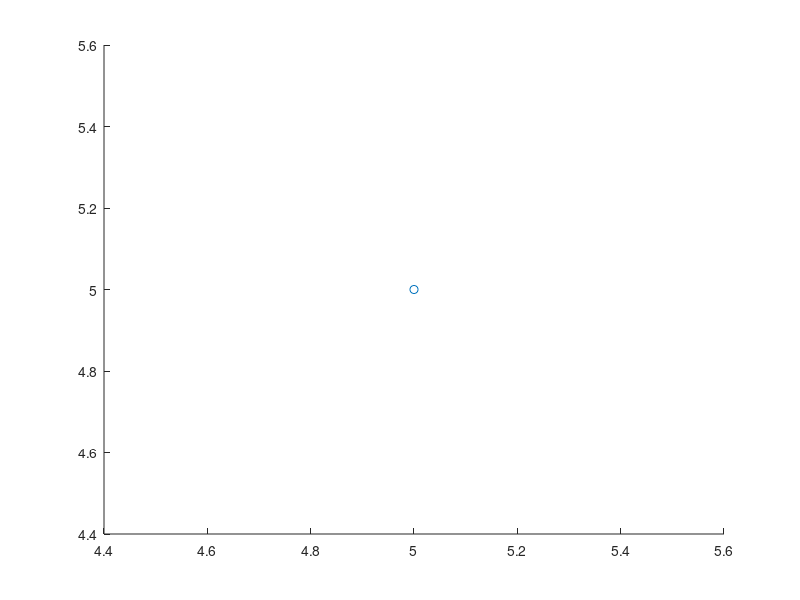
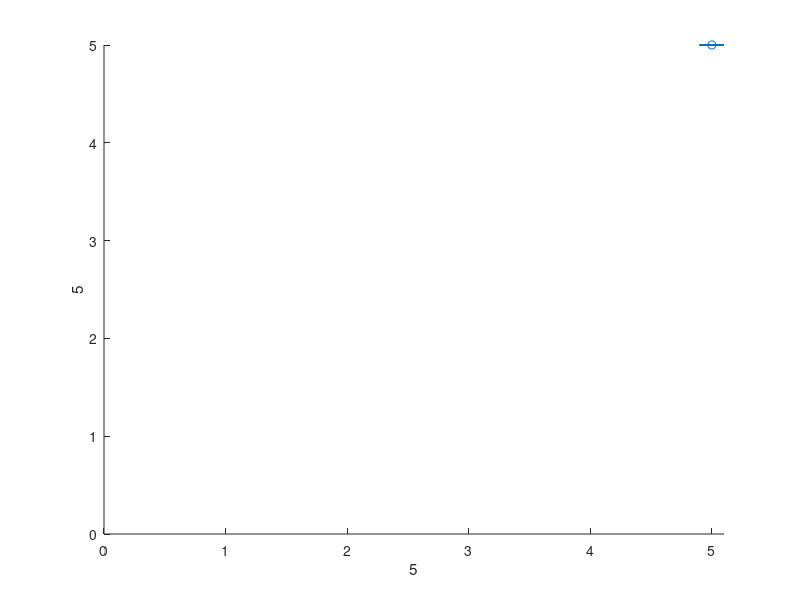

These charts were generated, in order, by the following MATLAB code:
X = input('What is the x-axis variable? ');
xAxis = input('Label for x-axis: ','s');
Y = input('What is the y-axis variable? ');
yAxis = input('Label for y-axis: ','s');


Xclean = X(X > 0 & Y > 0);
Yclean = Y(X > 0 & Y > 0);

X = Xclean;
Y = Yclean;

figure()
scatter(X,Y)
numbins = input('How many bins: ');
minbin = input('Bin minimum: ');
maxbin = input('Bin maximum: ');
close()

% numbins = 7;
% minbin = 3950;
% maxbin = 9950;


binsizes = linspace(minbin,maxbin,numbins+1);
bincenters = zeros(numbins,1);
means = zeros(numbins,1);
stdevs = zeros(numbins,1);
Ns = zeros(numbins,1);
stderrs = zeros(numbins,1);

for i = 1:numbins
    thisbinmin = binsizes(i);
    thisbinmax = binsizes(i+1);
    bincenters(i) = (thisbinmin + thisbinmax)/2;
    means(i) = mean(Y(thisbinmin<=X & X<=thisbinmax));
    stdevs(i) = std(Y(thisbinmin<=X & X<=thisbinmax));
    Ns(i) = length(Y(thisbinmin<=X & X<=thisbinmax));
    stderrs(i) = stdevs(i)/sqrt(Ns(i));
end

% figure()
% hold on
% scatter(X,Y)
% errorbar(bincenters,means,stdevs)
% xlabel(xAxis)
% ylabel(yAxis)
% axis([0 inf 0 inf])
% %legend('Data','Means +/- std. dev')
% hold off

figure()
hold on
scatter(X,Y)
errorbar(bincenters,means,stderrs)
xlabel(xAxis)
ylabel(yAxis)
axis([0 inf 0 inf])
%legend('Data','Means +/- std. error')
hold off